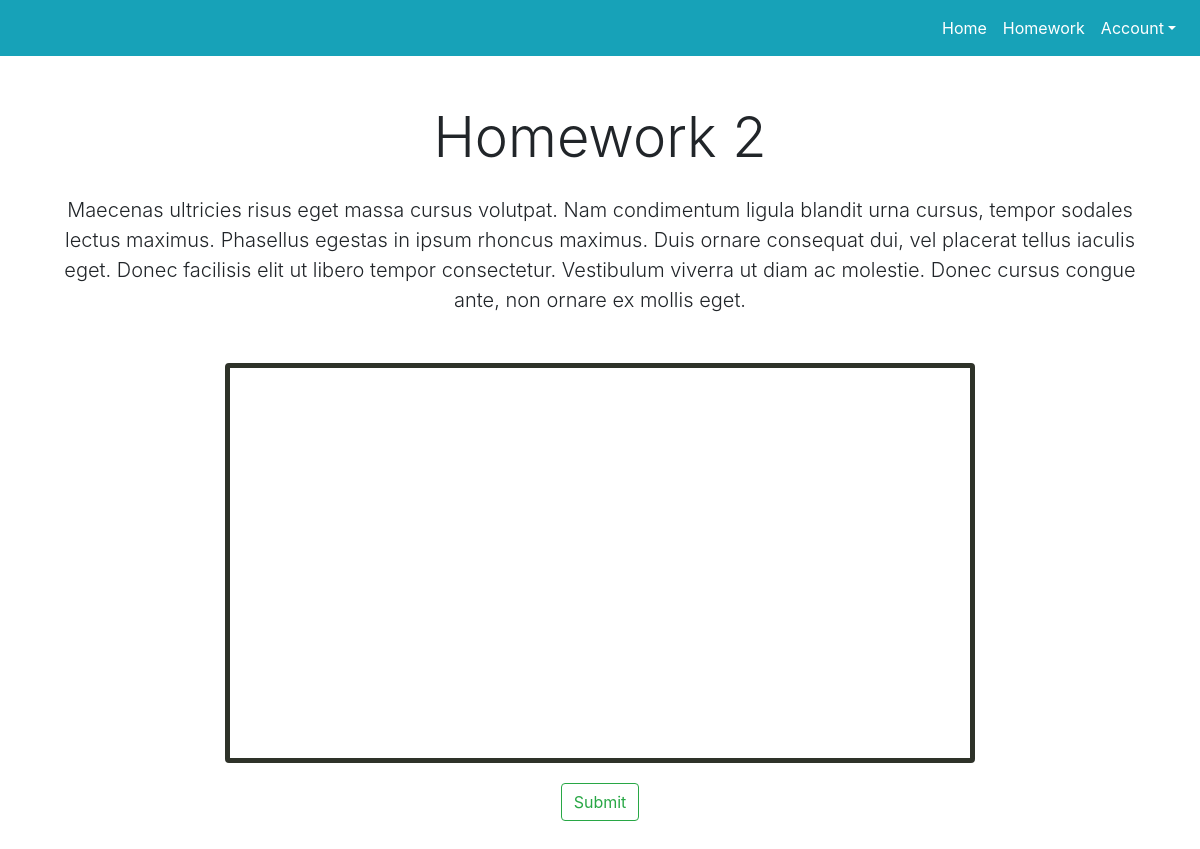
/homework/homework-2/, run on the app's committed database.
### mainapp/models.py (models this page shows, shortened)
class Assignment(models.Model):
    title = models.CharField(max_length=128, unique=True)
    points = models.IntegerField(default=0)
    description = models.TextField()
    date = models.DateField()
    time = models.TimeField()
    slug = models.SlugField(unique=True)

### mainapp/views.py (the view)
def show_assignment(request, assignment_name_slug):
    try:
        context_dict = {}
        assignment = Assignment.objects.get(slug=assignment_name_slug)
        context_dict['assignment'] = assignment
    except Category.DoesNotExist:
        context_dict['assignment'] = None
    return render(request, 'mainapp/projectpage.html', context_dict)

### templates/mainapp/projectpage.html (shortened to what this page needs)
<!doctype html>
{% load staticfiles %}
<html lang="en">
  <head>
    <link rel="stylesheet" type="text/css" href="../../static/css/ace_styles.css">
    <link rel="stylesheet" href="https://maxcdn.bootstrapcdn.com/bootstrap/4.0.0-beta.3/css/bootstrap.min.css">
  </head>
  <body>
      <nav class="bg-info navbar navbar-expand-lg navbar-light justify-content-end">
          <div class="navbar-nav">
            <a class="text-white nav-item nav-link active" href="#">Home <span class="sr-only">(current)</span></a>
            <a class="text-white nav-item nav-link" href="#">Homework</a>
            <a class="text-white nav-item nav-link dropdown-toggle" href="#">Account</a>
          </div>
      </nav>
      <div class="container mt-5 mb-5 text-center">
          {% if assignment %}
          <h1 class="display-4 mb-4">{{ assignment.title }}</h1>
          <p class="lead mb-5">{{ assignment.description }}</p>
          {% endif %}
          <div id="editor" class="ace-dawn mx-auto"></div>
          <div>
              <button type="button" class="btn btn-outline-success" onclick="codeSubmission();">Submit</button>
          </div>
      </div>
</body>
</html>

### static/css/ace_styles.css (style rules this page uses)
#editor { height: 400px; width: 750px; margin: 20px; border: 5px solid #2E3229; border-radius: 4px; }

### data on the page
Assignment: title "Homework 2", description "Maecenas ultricies risus eget massa cursus volutpat. Nam condimentum ligula blandit urna cursus, tempor sodales lectus maximus. Phasellus egestas in ipsum rhoncus maximus. Duis ornare consequat dui, vel placerat tellus iaculis eget. Donec facilisis elit ut libero tempor consectetur. Vestibulum viverra ut diam ac molestie. Donec cursus congue ante, non ornare ex mollis eget."
